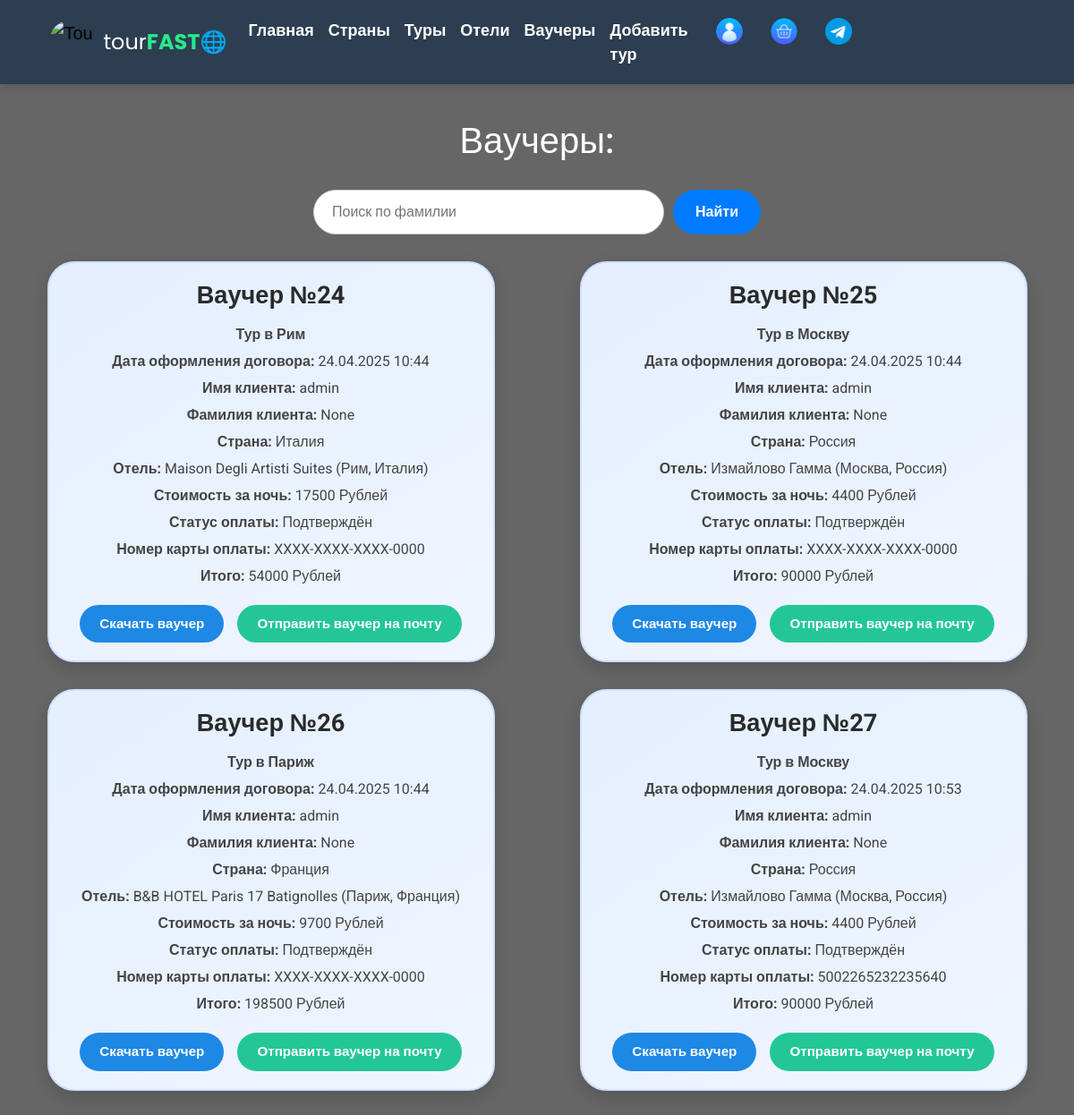
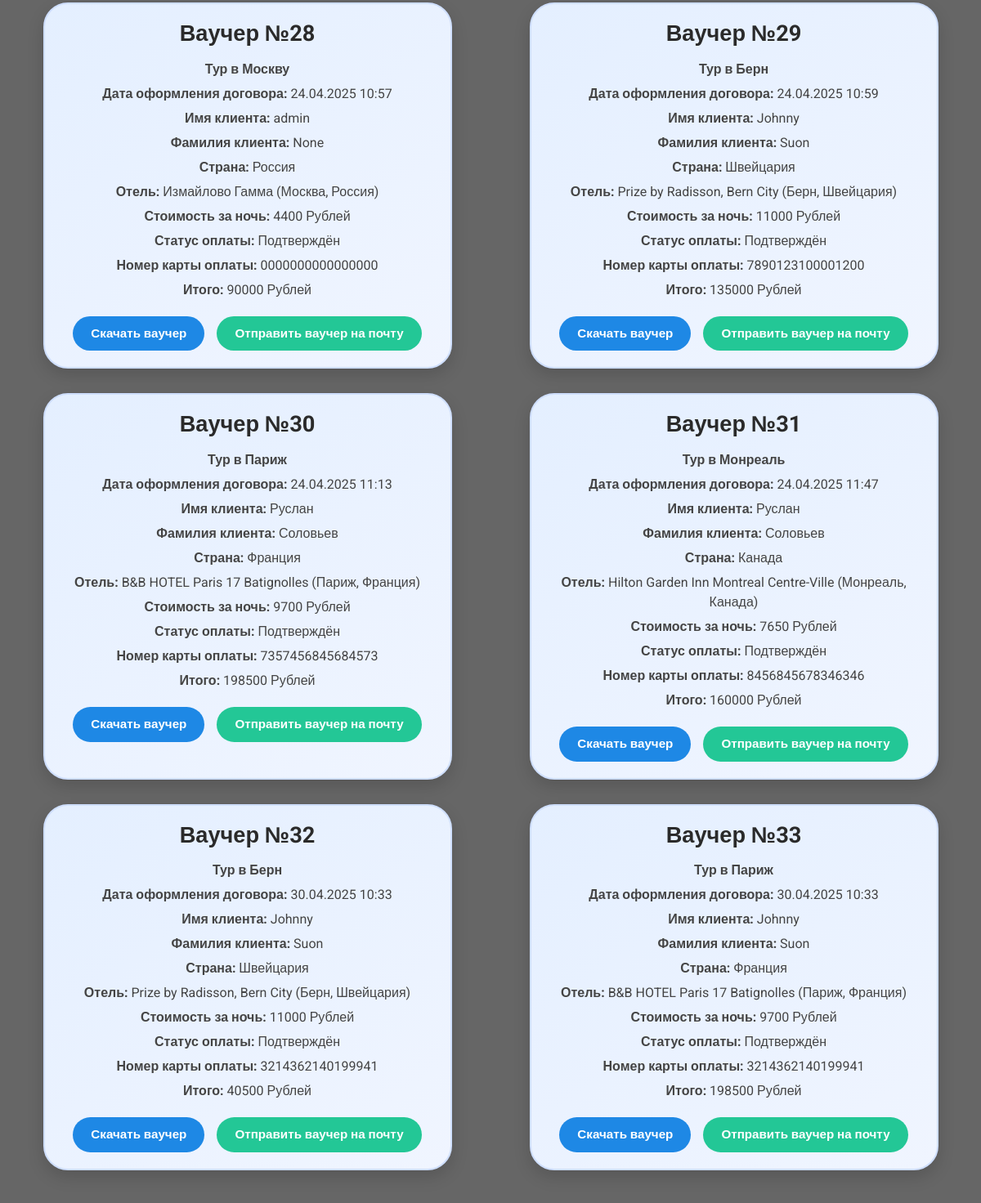
Screenshot of /contracts/ (signed in) with the database file from the repository (2 pictures, top to bottom).
### main/models.py (models this page shows, shortened)
class Contracts(models.Model):
    title = models.CharField(max_length=200)
    client = models.ForeignKey(Buyer, on_delete=models.CASCADE, related_name="contracts")
    tour = models.ForeignKey(Tour, on_delete=models.CASCADE, related_name="contracts")
    date = models.DateTimeField(auto_now_add=True)
    price = models.DecimalField(max_digits=10, decimal_places=2)
    transaction = models.ForeignKey(Transaction, on_delete=models.CASCADE, related_name="transaction", null=True)
    class Meta:
        verbose_name = 'Договор'
        verbose_name_plural = 'Договора'

class Tour(models.Model): # Туры
    title = models.CharField(max_length=200)
    country = models.ForeignKey(Country, on_delete=models.CASCADE, related_name="tours")
    hotel = models.ForeignKey(Hotel, on_delete=models.CASCADE, related_name="tours")
    start_date = models.DateField()
    end_date = models.DateField()
    old_price = models.DecimalField(max_digits=10, decimal_places=2, null=True, blank=True) # типа для скидки
    price = models.DecimalField(max_digits=10, decimal_places=2)
    photo = models.ImageField('Фото тура', upload_to='main/tourphotos/', null=True, blank=True)
    class Meta:
        verbose_name = 'Тур'
        verbose_name_plural = 'Туры'

class Buyer(AbstractUser): # Клиенты
    last_name = models.CharField('Фамилия', max_length=50, null=True)
    email = models.EmailField('Email', max_length=50)
    groups = models.ManyToManyField(Group, related_name='buyers')
    user_permissions = models.ManyToManyField(Permission, related_name='buyers')
    phone_number = models.CharField('Номер телефона', max_length=11, null=True)
    date_of_birth = models.DateField('Дата рождения', null=True)
    passport_data = models.CharField('Паспортные данные', max_length=50, null=True)  # Новое поле
    photo = models.ImageField('Фото профиля', upload_to='main/profilephotos/', null=True, blank=True)
    is_special = models.BooleanField(default=False, verbose_name='Особый пользователь')

class Country(models.Model): # Страны
    name = models.CharField(max_length=100, unique=True)
    description = models.TextField(max_length=1000, unique=True, null=True)
    photo = models.ImageField('Фото страны', upload_to='main/countryphotos/', null=True, blank=True)
    def __str__(self):
        return self.name
    class Meta:
        verbose_name = 'Страна'
        verbose_name_plural = 'Страны'

class Hotel(models.Model): # Отели
    name = models.CharField(max_length=200)
    country = models.ForeignKey(Country, on_delete=models.CASCADE, related_name="hotels")
    city = models.CharField(max_length=100)
    address = models.CharField(max_length=255)
    stars = models.PositiveSmallIntegerField()
    price_per_night = models.DecimalField(max_digits=10, decimal_places=2)
    photo = models.ImageField('Фото отеля', upload_to='main/hotelphotos/', null=True, blank=True)
    def __str__(self):
        return f"{self.name} ({self.city}, {self.country.name})"
    class Meta:
        verbose_name = 'Отель'
        verbose_name_plural = 'Отели'

class Transaction(models.Model):  # Транзакции
    card_number = models.CharField(max_length=16)
    amount = models.DecimalField(max_digits=100000, decimal_places=2)
    status = models.CharField(max_length=20, default="pending")
    created_at = models.DateTimeField(auto_now_add=True)

### main/views.py (the view)
# urls.py: path("contracts/", views.contracts, name="contracts_page"),
@login_required
def contracts(request):
    query = request.GET.get('search', '')
    if request.user.is_special:
        contracts = Contracts.objects.all()
        if query:
            contracts = contracts.filter(client__last_name__icontains=query)
    else:
        contracts = Contracts.objects.filter(client=request.user)
    return render(request, 'main/contracts.html', {
        'contracts': contracts,
        'search_query': query,
    })

### main/templates/main/contracts.html (shortened to what this page needs)
{% extends 'main/layout.html' %}
{% load static %}
{% block links %}
<link rel="stylesheet" href="{% static 'main/css/contracts.css' %}">
{% endblock %}
{% block body %}
<video autoplay muted loop class="bg-video">
    <source src="{% static 'main/videos/mixkit-flying-over-the-water-of-a-beach-with-many-boats-5364-full-hd.mp4' %}" type="video/mp4">
</video>
<div class="overlay"></div>
<div class="contracts-container">
    <h1 class="contracts-title">Ваучеры:</h1>
    {% if request.user.is_special %}
    <form method="get" class="search-form">
        <input type="text" name="search" placeholder="Поиск по фамилии" value="{{ search_query }}">
        <button type="submit">Найти</button>
    </form>
    {% endif %}
    {% if contracts %}
        <div class="contracts-list">
            {% for contract in contracts %}
                <div class="contract-card">
                    <h2 class="contract-card-title">Ваучер №{{ contract.id }}</h2>
                    <div class="contract-details">
                        <p><strong>{{ contract.tour.title }}</strong></p>
                        <p><strong>Дата оформления договора:</strong> {{ contract.date|date:"d.m.Y H:i" }}</p>
                        <p><strong>Имя клиента:</strong> {{ contract.client.username }}</p>
                        <p><strong>Фамилия клиента:</strong> {{ contract.client.last_name }}</p>
                        <p><strong>Страна:</strong> {{ contract.tour.country  }}</p>
                        <p><strong>Отель:</strong> {{ contract.tour.hotel  }}</p>
                        <p><strong>Стоимость за ночь:</strong> {{ contract.tour.hotel.price_per_night|floatformat:"-2" }} Рублей</p>
                        <p><strong>Статус оплаты:</strong> Подтверждён</p>
                        <p><strong>Номер карты оплаты:</strong> {{ contract.transaction.card_number  }}</p>
                        <p><strong>Итого:</strong> {{ contract.price|floatformat:"-2" }} Рублей</p>
                    </div>
                    <div class="contract-actions">
                        <a href="{% url 'download_contract' contract.id %}" class="contract-download">Скачать ваучер</a>
                        <a href="#" class="contract-details-link">Отправить ваучер на почту</a>
                    </div>
                </div>
            {% endfor %}
        </div>
    {% else %}
        <p class="no-contracts">У вас пока нет оформленных договоров</p>
    {% endif %}
</div>
{% endblock %}

### main/static/main/css/contracts.css (style rules this page uses)
.bg-video { position: fixed; top: 0; left: 0; width: 100%; height: 100%; object-fit: cover; z-index: -2; }
.overlay { position: fixed; top: 0; left: 0; width: 100%; height: 100%; background: rgba(0, 0, 0, 0.6); z-index: -1; }
.contracts-container { max-width: 1200px; margin: 0 auto; padding: 40px 20px; font-family: 'Roboto', sans-serif; position: relative; z-index: 1; }
.contracts-title { font-size: 2.5rem; color: white; text-align: center; margin-bottom: 30px; }
.contracts-list { display: grid; grid-template-columns: repeat(2, 1fr); gap: 30px; justify-items: center; }
.contract-card { background: linear-gradient(145deg, #e4efff, #f0f5ff); border: 2px solid #cfdfff; border-radius: 30px; padding: 20px 25px; box-shadow: 0 8px 20px rgba(0, 0, 0, 0.15); transition: transform 0.3s ease, box-shadow 0.3s ease; color: #333; width: 100%; max-width: 500px; text-align: center; }
.contract-card-title { font-size: 1.7rem; font-weight: 700; margin-bottom: 15px; color: #2a2a2a; }
.contract-details p { margin: 6px 0; font-size: 1rem; color: #444; }
.contract-actions { display: flex; justify-content: center; flex-wrap: wrap; gap: 15px; margin-top: 20px; }
.contract-download, .contract-email, .contract-details-link { padding: 10px 22px; border-radius: 30px; font-weight: bold; text-decoration: none; color: white; font-size: 0.95rem; transition: background-color 0.3s ease, transform 0.2s ease; }
.contract-download { background-color: #1e88e5; }
.contract-details-link { background-color: #23C796; }
.search-form { display: flex; justify-content: center; gap: 10px; margin: 30px auto; max-width: 500px; }
.search-form input[type="text"] { flex-grow: 1; padding: 12px 20px; border-radius: 25px; border: 1px solid #ccc; font-size: 16px; background-color: #fff; }
.search-form button { padding: 12px 25px; background-color: #007bff; color: white; border-radius: 25px; font-weight: bold; border: none; cursor: pointer; transition: background-color 0.3s ease, transform 0.2s ease; }

### rows the page displays
Contracts: id "24", tour "Тур в Рим", date "24.04.2025 10:44", client.username "admin", client.last_name "None", tour.country "Италия", tour.hotel "Maison Degli Artisti Suites (Рим, Италия)", tour.hotel.price_per_night "17500", transaction.card_number "XXXX-XXXX-XXXX-0000", price "54000"
Contracts: id "25", tour "Тур в Москву", date "24.04.2025 10:44", client.username "admin", client.last_name "None", tour.country "Россия", tour.hotel "Измайлово Гамма (Москва, Россия)", tour.hotel.price_per_night "4400", transaction.card_number "XXXX-XXXX-XXXX-0000", price "90000"
Contracts: id "26", tour "Тур в Париж", date "24.04.2025 10:44", client.username "admin", client.last_name "None", tour.country "Франция", tour.hotel "B&B HOTEL Paris 17 Batignolles (Париж, Франция)", tour.hotel.price_per_night "9700", transaction.card_number "XXXX-XXXX-XXXX-0000", price "198500"
Contracts: id "27", tour "Тур в Москву", date "24.04.2025 10:53", client.username "admin", client.last_name "None", tour.country "Россия", tour.hotel "Измайлово Гамма (Москва, Россия)", tour.hotel.price_per_night "4400", transaction.card_number "5002265232235640", price "90000"
Contracts: id "28", tour "Тур в Москву", date "24.04.2025 10:57", client.username "admin", client.last_name "None", tour.country "Россия", tour.hotel "Измайлово Гамма (Москва, Россия)", tour.hotel.price_per_night "4400", transaction.card_number "0000000000000000", price "90000"
Contracts: id "29", tour "Тур в Берн", date "24.04.2025 10:59", client.username "Johnny", client.last_name "Suon", tour.country "Швейцария", tour.hotel "Prize by Radisson, Bern City (Берн, Швейцария)", tour.hotel.price_per_night "11000", transaction.card_number "7890123100001200", price "135000"
Contracts: id "30", tour "Тур в Париж", date "24.04.2025 11:13", client.username "Руслан", client.last_name "Соловьев", tour.country "Франция", tour.hotel "B&B HOTEL Paris 17 Batignolles (Париж, Франция)", tour.hotel.price_per_night "9700", transaction.card_number "7357456845684573", price "198500"
Contracts: id "31", tour "Тур в Монреаль", date "24.04.2025 11:47", client.username "Руслан", client.last_name "Соловьев", tour.country "Канада", tour.hotel "Hilton Garden Inn Montreal Centre-Ville (Монреаль, Канада)", tour.hotel.price_per_night "7650", transaction.card_number "8456845678346346", price "160000"
Contracts: id "32", tour "Тур в Берн", date "30.04.2025 10:33", client.username "Johnny", client.last_name "Suon", tour.country "Швейцария", tour.hotel "Prize by Radisson, Bern City (Берн, Швейцария)", tour.hotel.price_per_night "11000", transaction.card_number "3214362140199941", price "40500"
Contracts: id "33", tour "Тур в Париж", date "30.04.2025 10:33", client.username "Johnny", client.last_name "Suon", tour.country "Франция", tour.hotel "B&B HOTEL Paris 17 Batignolles (Париж, Франция)", tour.hotel.price_per_night "9700", transaction.card_number "3214362140199941", price "198500"
